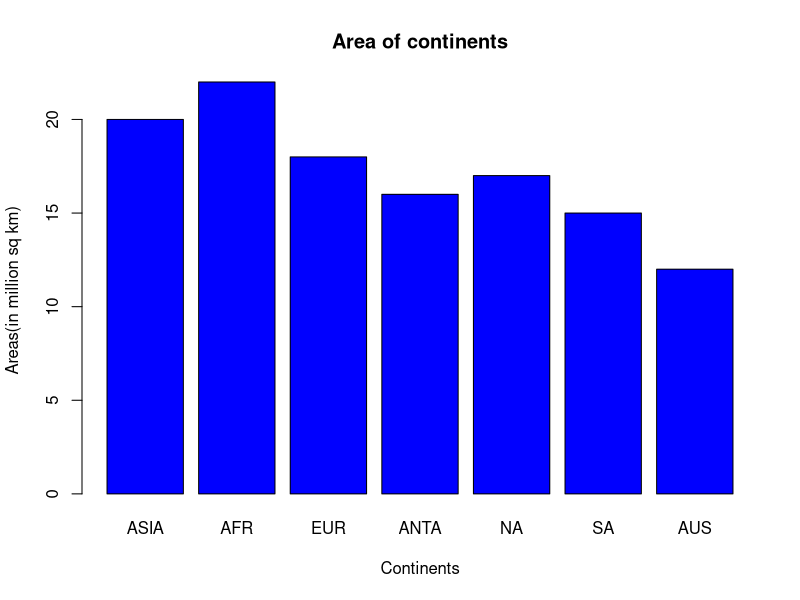

Source code (R):
CONTINENTS<-c("ASIA","AFR","EUR","ANTA","NA","SA","AUS")
AREAS<-c(20,22,18,16,17,15,12)
barplot(AREAS,names.arg=CONTINENTS,xlab="Continents",ylab="Areas(in million sq km)",col="blue",main="Area of continents")
